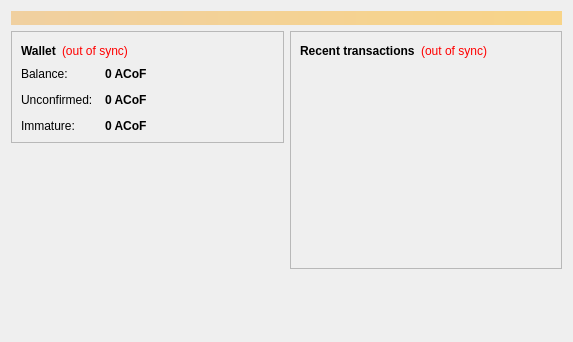
<?xml version="1.0" encoding="UTF-8"?>
<ui version="4.0">
 <class>OverviewPage</class>
 <widget class="QWidget" name="OverviewPage">
  <property name="geometry">
   <rect>
    <x>0</x>
    <y>0</y>
    <width>573</width>
    <height>342</height>
   </rect>
  </property>
  <property name="windowTitle">
   <string>Form</string>
  </property>
  <layout class="QVBoxLayout" name="topLayout">
   <item>
    <widget class="QLabel" name="labelAlerts">
     <property name="visible">
      <bool>false</bool>
     </property>
     <property name="styleSheet">
      <string notr="true">background-color: qlineargradient(x1: 0, y1: 0, x2: 1, y2: 0, stop:0 #F0D0A0, stop:1 #F8D488); color:#000000;</string>
     </property>
     <property name="wordWrap">
      <bool>true</bool>
     </property>
     <property name="margin">
      <number>3</number>
     </property>
    </widget>
   </item>
   <item>
    <layout class="QHBoxLayout" name="horizontalLayout" stretch="1,1">
     <item>
      <layout class="QVBoxLayout" name="verticalLayout_2">
       <item>
        <widget class="QFrame" name="frame">
         <property name="frameShape">
          <enum>QFrame::StyledPanel</enum>
         </property>
         <property name="frameShadow">
          <enum>QFrame::Raised</enum>
         </property>
         <layout class="QVBoxLayout" name="verticalLayout_4">
          <item>
           <layout class="QHBoxLayout" name="horizontalLayout_4">
            <item>
             <widget class="QLabel" name="label_5">
              <property name="font">
               <font>
                <weight>75</weight>
                <bold>true</bold>
               </font>
              </property>
              <property name="text">
               <string>Wallet</string>
              </property>
             </widget>
            </item>
            <item>
             <widget class="QLabel" name="labelWalletStatus">
              <property name="toolTip">
               <string>The displayed information may be out of date. Your wallet automatically synchronizes with the AdamsCoinOfFun network after a connection is established, but this process has not completed yet.</string>
              </property>
              <property name="styleSheet">
               <string notr="true">QLabel { color: red; }</string>
              </property>
              <property name="text">
               <string notr="true">(out of sync)</string>
              </property>
              <property name="alignment">
               <set>Qt::AlignLeading|Qt::AlignLeft|Qt::AlignVCenter</set>
              </property>
             </widget>
            </item>
            <item>
             <spacer name="horizontalSpacer_2">
              <property name="orientation">
               <enum>Qt::Horizontal</enum>
              </property>
              <property name="sizeHint" stdset="0">
               <size>
                <width>40</width>
                <height>20</height>
               </size>
              </property>
             </spacer>
            </item>
           </layout>
          </item>
          <item>
           <layout class="QFormLayout" name="formLayout_2">
            <property name="fieldGrowthPolicy">
             <enum>QFormLayout::AllNonFixedFieldsGrow</enum>
            </property>
            <property name="horizontalSpacing">
             <number>12</number>
            </property>
            <property name="verticalSpacing">
             <number>12</number>
            </property>
            <item row="0" column="0">
             <widget class="QLabel" name="label">
              <property name="text">
               <string>Balance:</string>
              </property>
             </widget>
            </item>
            <item row="0" column="1">
             <widget class="QLabel" name="labelBalance">
              <property name="font">
               <font>
                <weight>75</weight>
                <bold>true</bold>
               </font>
              </property>
              <property name="cursor">
               <cursorShape>IBeamCursor</cursorShape>
              </property>
              <property name="toolTip">
               <string>Your current balance</string>
              </property>
              <property name="text">
               <string notr="true">0 ACoF</string>
              </property>
              <property name="textInteractionFlags">
               <set>Qt::LinksAccessibleByMouse|Qt::TextSelectableByKeyboard|Qt::TextSelectableByMouse</set>
              </property>
             </widget>
            </item>
            <item row="1" column="0">
             <widget class="QLabel" name="label_3">
              <property name="text">
               <string>Unconfirmed:</string>
              </property>
             </widget>
            </item>
            <item row="1" column="1">
             <widget class="QLabel" name="labelUnconfirmed">
              <property name="font">
               <font>
                <weight>75</weight>
                <bold>true</bold>
               </font>
              </property>
              <property name="cursor">
               <cursorShape>IBeamCursor</cursorShape>
              </property>
              <property name="toolTip">
               <string>Total of transactions that have yet to be confirmed, and do not yet count toward the current balance</string>
              </property>
              <property name="text">
               <string notr="true">0 ACoF</string>
              </property>
              <property name="textInteractionFlags">
               <set>Qt::LinksAccessibleByMouse|Qt::TextSelectableByKeyboard|Qt::TextSelectableByMouse</set>
              </property>
             </widget>
            </item>
            <item row="2" column="0">
             <widget class="QLabel" name="labelImmatureText">
              <property name="text">
               <string>Immature:</string>
              </property>
             </widget>
            </item>
            <item row="2" column="1">
             <widget class="QLabel" name="labelImmature">
              <property name="font">
               <font>
                <weight>75</weight>
                <bold>true</bold>
               </font>
              </property>
              <property name="toolTip">
               <string>Mined balance that has not yet matured</string>
              </property>
              <property name="text">
               <string notr="true">0 ACoF</string>
              </property>
              <property name="textInteractionFlags">
               <set>Qt::LinksAccessibleByMouse|Qt::TextSelectableByKeyboard|Qt::TextSelectableByMouse</set>
              </property>
             </widget>
            </item>
           </layout>
          </item>
         </layout>
        </widget>
       </item>
       <item>
        <spacer name="verticalSpacer">
         <property name="orientation">
          <enum>Qt::Vertical</enum>
         </property>
         <property name="sizeHint" stdset="0">
          <size>
           <width>20</width>
           <height>40</height>
          </size>
         </property>
        </spacer>
       </item>
      </layout>
     </item>
     <item>
      <layout class="QVBoxLayout" name="verticalLayout_3">
       <item>
        <widget class="QFrame" name="frame_2">
         <property name="frameShape">
          <enum>QFrame::StyledPanel</enum>
         </property>
         <property name="frameShadow">
          <enum>QFrame::Raised</enum>
         </property>
         <layout class="QVBoxLayout" name="verticalLayout">
          <item>
           <layout class="QHBoxLayout" name="horizontalLayout_2">
            <item>
             <widget class="QLabel" name="label_4">
              <property name="text">
               <string>&lt;b&gt;Recent transactions&lt;/b&gt;</string>
              </property>
             </widget>
            </item>
            <item>
             <widget class="QLabel" name="labelTransactionsStatus">
              <property name="toolTip">
               <string>The displayed information may be out of date. Your wallet automatically synchronizes with the AdamsCoinOfFun network after a connection is established, but this process has not completed yet.</string>
              </property>
              <property name="styleSheet">
               <string notr="true">QLabel { color: red; }</string>
              </property>
              <property name="text">
               <string notr="true">(out of sync)</string>
              </property>
              <property name="alignment">
               <set>Qt::AlignRight|Qt::AlignTrailing|Qt::AlignVCenter</set>
              </property>
             </widget>
            </item>
            <item>
             <spacer name="horizontalSpacer">
              <property name="orientation">
               <enum>Qt::Horizontal</enum>
              </property>
              <property name="sizeHint" stdset="0">
               <size>
                <width>40</width>
                <height>20</height>
               </size>
              </property>
             </spacer>
            </item>
           </layout>
          </item>
          <item>
           <widget class="QListView" name="listTransactions">
            <property name="styleSheet">
             <string notr="true">QListView { background: transparent; }</string>
            </property>
            <property name="frameShape">
             <enum>QFrame::NoFrame</enum>
            </property>
            <property name="verticalScrollBarPolicy">
             <enum>Qt::ScrollBarAlwaysOff</enum>
            </property>
            <property name="horizontalScrollBarPolicy">
             <enum>Qt::ScrollBarAlwaysOff</enum>
            </property>
            <property name="selectionMode">
             <enum>QAbstractItemView::NoSelection</enum>
            </property>
           </widget>
          </item>
         </layout>
        </widget>
       </item>
       <item>
        <spacer name="verticalSpacer_2">
         <property name="orientation">
          <enum>Qt::Vertical</enum>
         </property>
         <property name="sizeHint" stdset="0">
          <size>
           <width>20</width>
           <height>40</height>
          </size>
         </property>
        </spacer>
       </item>
      </layout>
     </item>
    </layout>
   </item>
  </layout>
 </widget>
 <resources/>
 <connections/>
</ui>
